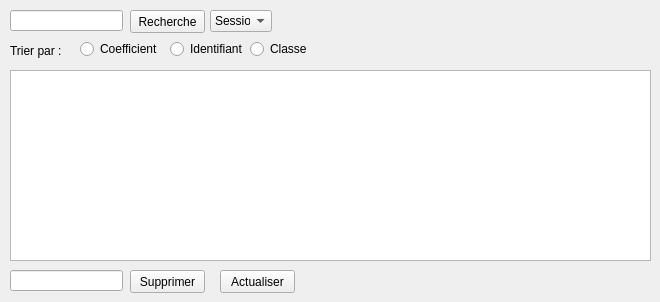
   <widget class="QWidget" name="tab_5">
    <attribute name="title">
     <string>Afficher examen</string>
    </attribute>
    <widget class="QTableView" name="tableView_2">
     <property name="geometry">
      <rect>
       <x>10</x>
       <y>70</y>
       <width>641</width>
       <height>191</height>
      </rect>
     </property>
    </widget>
    <widget class="QLineEdit" name="lineEdit_3">
     <property name="geometry">
      <rect>
       <x>10</x>
       <y>10</y>
       <width>113</width>
       <height>21</height>
      </rect>
     </property>
    </widget>
    <widget class="QPushButton" name="pushButton_8">
     <property name="geometry">
      <rect>
       <x>130</x>
       <y>10</y>
       <width>75</width>
       <height>23</height>
      </rect>
     </property>
     <property name="text">
      <string>Recherche</string>
     </property>
    </widget>
    <widget class="QPushButton" name="pushButton_9">
     <property name="geometry">
      <rect>
       <x>220</x>
       <y>270</y>
       <width>75</width>
       <height>23</height>
      </rect>
     </property>
     <property name="text">
      <string>Actualiser</string>
     </property>
    </widget>
    <widget class="QPushButton" name="pushButton_13">
     <property name="geometry">
      <rect>
       <x>130</x>
       <y>270</y>
       <width>75</width>
       <height>23</height>
      </rect>
     </property>
     <property name="text">
      <string>Supprimer</string>
     </property>
    </widget>
    <widget class="QLineEdit" name="lineEdit_4">
     <property name="geometry">
      <rect>
       <x>10</x>
       <y>270</y>
       <width>113</width>
       <height>21</height>
      </rect>
     </property>
    </widget>
    <widget class="QComboBox" name="comboBox_2">
     <property name="geometry">
      <rect>
       <x>210</x>
       <y>10</y>
       <width>62</width>
       <height>22</height>
      </rect>
     </property>
     <item>
      <property name="text">
       <string>Session</string>
      </property>
     </item>
     <item>
      <property name="text">
       <string>Classe</string>
      </property>
     </item>
     <item>
      <property name="text">
       <string>Identifiant</string>
      </property>
     </item>
    </widget>
    <widget class="QRadioButton" name="radioButton_4">
     <property name="geometry">
      <rect>
       <x>80</x>
       <y>40</y>
       <width>83</width>
       <height>18</height>
      </rect>
     </property>
     <property name="text">
      <string>Coefficient</string>
     </property>
    </widget>
    <widget class="QRadioButton" name="radioButton_5">
     <property name="geometry">
      <rect>
       <x>170</x>
       <y>40</y>
       <width>111</width>
       <height>18</height>
      </rect>
     </property>
     <property name="text">
      <string>Identifiant </string>
     </property>
    </widget>
    <widget class="QRadioButton" name="radioButton_6">
     <property name="geometry">
      <rect>
       <x>250</x>
       <y>40</y>
       <width>83</width>
       <height>18</height>
      </rect>
     </property>
     <property name="text">
      <string>Classe</string>
     </property>
    </widget>
    <widget class="QLabel" name="label_17">
     <property name="geometry">
      <rect>
       <x>10</x>
       <y>40</y>
       <width>71</width>
       <height>21</height>
      </rect>
     </property>
     <property name="text">
      <string>Trier par :</string>
     </property>
    </widget>
   </widget>
